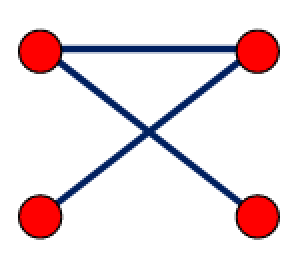
#> input picture TestCases/1.png, 148 x 138 px (shown 2 times larger)
$ python main.py TestCases/1.png
#> lines starting #> are read from the running program, lines starting #| are printed output that depends on the picture; after the words box and inside, x2 and y2 are one past the last pixel; in counts of white or black regions, pixels touching at a corner belong together
### preprocessing.py
import cv2 as cv
import numpy as np

def preprocessingMain(img):
    img = cv.cvtColor(img, cv.COLOR_BGR2GRAY)
    img = cv.resize(img, (1020, 980))
    h,w=img.shape
    bg=np.array([ [img[0,0], img[0,-1]],[img[-1,0],img[-1,-1]] ])
    bg=cv.resize(bg, (w, h))
    img=cv.absdiff(img,bg)
    bw=cv.threshold(img, 40, 255, cv.THRESH_BINARY_INV)[1]
    retval, labels, stats, centroids=cv.connectedComponentsWithStats(bw)
    idx=np.nonzero(stats[:,4]<5000) # select by area
    bw=bw-255*np.isin(labels, idx)
    bw=cv.bitwise_not(np.uint8(bw))
    cv.imwrite("debugPics/0imgAfterPreprocessing.png", bw)
    return bw

# [24 lines left out: functions alternativeGaussianPreprocessing, alternativeOtsuPreprocessing, binarizationTests, not called in this run]

### segmentation.py
import cv2 as cv
import numpy as np

def segmentationMain(img):
    nodes = segmentationNodes(img)
    edges = segmentationEdges(nodes, img)
    matrix = matrixCreate(len(nodes))
    answer = topologyAnalysis(nodes, edges, matrix)
    return answer


def topologyAnalysis(nodes, edges, matrix):
    for edge in edges:
        startPoint = -1
        endPoint = -1

        for i in range(0, len(nodes)):
            center_x = nodes[i][0][0]
            center_y = nodes[i][0][1]
            startPoint_x = edge[0][0] - center_x
            startPoint_y = edge[0][1] - center_y
            #print(i, center_x, center_y, edge[0][0], edge[0][1], start_x, start_y, start_x*start_x + start_y*start_y, nodes[i][1])
            if startPoint_x**2 + startPoint_y**2 <= (nodes[i][1]+35)**2:
                startPoint = i
                break

        for i in range(0, len(nodes)):
            center_x = nodes[i][0][0]
            center_y = nodes[i][0][1]
            endPoint_x = edge[1][0] - center_x
            endPoint_y = edge[1][1] - center_y
            if endPoint_x**2 + endPoint_y**2 <= (nodes[i][1]+35)**2:
                endPoint = i
                break

        #print(endPoint, startPoint)
        # if endPoint == 0 or startPoint == 0:
        #     cv.line(segmentatedEdge,(edge[0][0], edge[0][1]),(edge[1][0],edge[][1]),(0,255,0),2)

        if endPoint == -1 or startPoint == -1:
            continue
        matrix[startPoint][endPoint] = 1
        matrix[endPoint][startPoint] = 1
    return matrix


def segmentationNodes(img):
    kernel = np.ones((3,3),np.uint8)
    segmentatedNode = img
    img2 = img
    segmentatedNode = cv.erode(segmentatedNode,kernel,iterations = 25)
    segmentatedNode = cv.dilate(segmentatedNode,kernel,iterations = 25)
    cv.imwrite("debugPics/1segmentatedNode.png", segmentatedNode)
    contours, hierarchy = cv.findContours(segmentatedNode, cv.RETR_TREE, cv.CHAIN_APPROX_SIMPLE)
    nodes = []
    num = 0
    for cnt in contours:
        (x,y),radius = cv.minEnclosingCircle(cnt)
        center = (int(x), int(y))
        radius = int(radius)
        nodes.append([center, radius])
        cv.putText(img2, str(num), center, cv.FONT_HERSHEY_SIMPLEX, 1, (0,0,0), 3)
        num+=1
    #print(nodes)
    cv.imwrite("debugPics/2numbersImage.png", img2)
    return nodes


def segmentationEdges(nodes, img):
    segmentatedEdge = img
    segmentatedEdgeColour = cv.cvtColor(segmentatedEdge, cv.COLOR_BGR2RGB)

    for node in nodes:
        cv.circle(segmentatedEdge, node[0], node[1]+5, (0,0,0), -1)
    cv.imwrite("debugPics/3segmentatedEdge.png", segmentatedEdge)

    #segmentatedEdge = cv.Canny(segmentatedEdge, 50, 150, apertureSize=3)
    lines = cv.HoughLinesP(
            segmentatedEdge, # Input edge image
            2, # Distance resolution in pixels
            np.pi/360, # Angle resolution in radians
            threshold=100, # Min number of votes for valid line
            minLineLength=30, # Min allowed length of line
            maxLineGap=50 # Max allowed gap between line for joining them
            )
    edges = []

    for points in lines:
        x1,y1,x2,y2=points[0]
        edges.append([(x1,y1), (x2,y2)])
        cv.line(segmentatedEdgeColour,(x1,y1),(x2,y2),(0,255,0),2)
    cv.imwrite("debugPics/4linesDrawed.png", segmentatedEdgeColour)

    #print(edges)
    return edges


def matrixCreate(x):
    matrix = []
    for i in range(x):
        matrix.append([])
        for j in range(x):
            matrix[i].append(0)
    return matrix

### postprocessing.py
def postprocessingMain(matrix):
    writed = f"{len(matrix)} \n"
    for i in matrix:
        for j in i:
            writed += f"{j}, "
        writed = writed[:-2]
        writed += "\n"
    with open("graph.out", "w") as text:
        text.write(writed)
    return 1

### consoleStuff.py
import argparse
def argsMain():
    parser = argparse.ArgumentParser(
                    prog = 'Optical Graph Recognition',
                    description = 'University project of Hermann \
                    Nestermann that allows recognite graphs from visual to matrix',
                    epilog = '_/ bottom of help \_')
    parser.add_argument('filename', help = "Filename, nothing more")
    return parser

### main.py
import argparse
import cv2 as cv
import numpy as np
import matplotlib.pyplot as plt
import preprocessing as prp
import segmentation as sgn
import postprocessing as psp
import consoleStuff


def debug():
    prp.binarizationTests(["TestCases/1.png", "TestCases/2.png", "TestCases/3.png", "TestCases/4.png", "TestCases/5.png"])

def main():
    parser = consoleStuff.argsMain()
    args = parser.parse_args()
    filename = args.filename
    image = cv.imread(filename)
#> image is the input picture: shape (138, 148, 3); mean B, G, R 227.4, 224, 238.2
    if image is None:
        print("Error: no such file or directory")
        return -1
    image = prp.preprocessingMain(image)
#> in preprocessingMain, `img = cv.resize(img, (1020, 980))`:
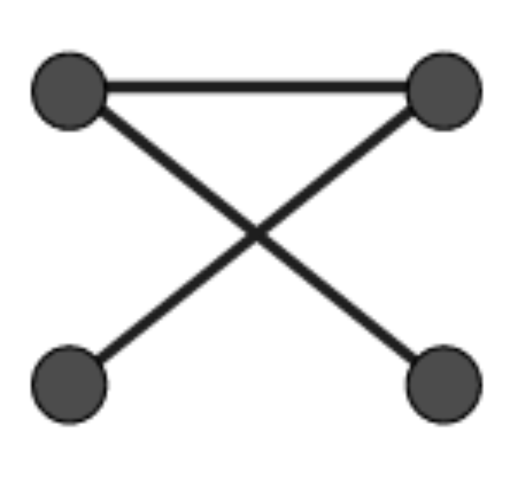
#> img: shape (980, 1020) (shown at 1/2 size); min 0, max 255, mean 228.6
#> in preprocessingMain, `bg=np.array([ [img[0,0], img[0,-1]],[img[-1,0],img[-1,-1]] ])`: bg = [[255, 255], [255, 255]]
#> in preprocessingMain, `bg=cv.resize(bg, (w, h))`: bg: shape (980, 1020); every value is 255
#> in preprocessingMain, `bw=cv.threshold(img, 40, 255, cv.THRESH_BINARY_INV)[1]`:
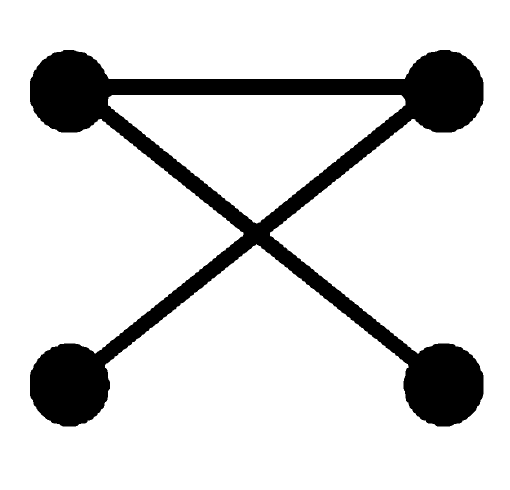
#> bw: shape (980, 1020) (shown at 1/2 size); 85.1% white; 1 black region, box (x1, y1, x2, y2) and area: (60, 100, 967, 853) 148761
#> in preprocessingMain, `retval, labels, stats, centroids=cv.connectedComponentsWithStats(bw)`:
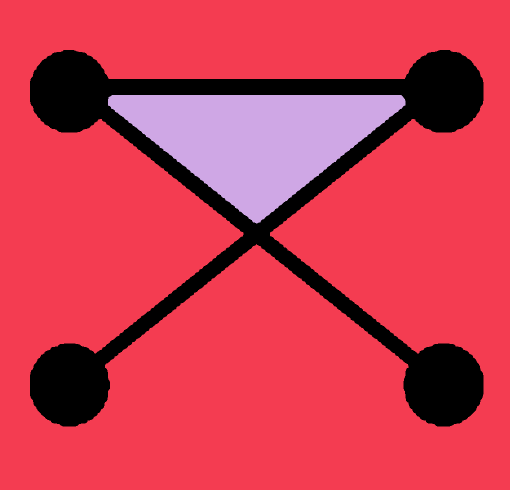
#> labels: shape (980, 1020) int32 (shown at 1/2 size); 3 distinct labels, from 0 to 2; one colour per label, 0 black
#> in preprocessingMain, `retval, labels, stats, centroids=cv.connectedComponentsWithStats(bw)`: retval = 3; stats = [[60, 100, 907, 753, 148761], [0, 0, 1020, 980, 767809], [216, 190, 595, 257, 83030]]; centroids = [[512.9, 435.3], [508.5, 523.1], [512.7, 276.4]]
#> in preprocessingMain, `idx=np.nonzero(stats[:,4]<5000)`: idx = (empty array,)
    matrix = sgn.segmentationMain(image)
#> in segmentationNodes, `segmentatedNode = cv.erode(segmentatedNode,kernel,iterations = 25)`: segmentatedNode: shape (980, 1020); 3% white; 4 white regions, box (x1, y1, x2, y2) and area: (87, 129, 191, 236) 7514, (836, 129, 940, 236) 7494, (86, 718, 191, 822) 7480, (836, 718, 940, 822) 7463
#> in segmentationNodes, `segmentatedNode = cv.dilate(segmentatedNode,kernel,iterations = 25)`:
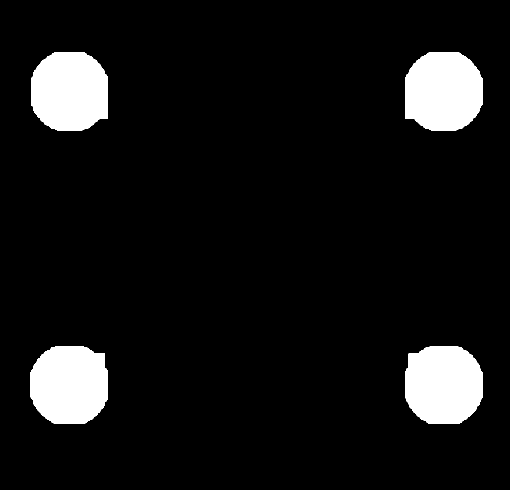
#> segmentatedNode: shape (980, 1020) (shown at 1/2 size); 8.2% white; 4 white regions
#> in segmentationNodes, `contours, hierarchy = cv.findContours(segmentatedNode, cv.RETR_TREE, c..`: contours = 4 contours; box (x1, y1, x2, y2) and area: (62, 104, 216, 261) 20313, (811, 104, 965, 261) 20296, (61, 693, 216, 847) 20180, (811, 693, 965, 847) 20114
#> the loop in segmentationNodes, `for cnt in contours:` made 4 passes
#> (x, y, center) on passes 1 to 4: (881.2, 766.9, (881, 766)), (144.7, 767, (144, 767)), (881.4, 184.7, (881, 184)), (144.8, 184.3, (144, 184))
#> after the loop in segmentationNodes, `for cnt in contours:`:
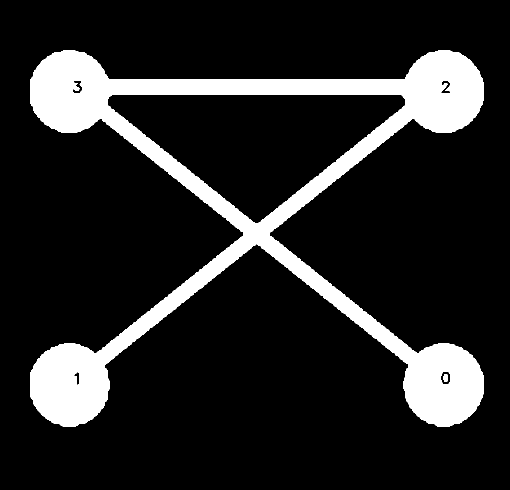
#> img2: shape (980, 1020) (shown at 1/2 size); 14.8% white; 2 white regions, box (x1, y1, x2, y2) and area: (60, 100, 967, 853) 147712, (887, 748, 896, 764) 120
#> after the loop in segmentationNodes, `for cnt in contours:`: nodes = [[(881, 766), 87], [(144, 767), 87], [(881, 184), 87], [(144, 184), 87]]; num = 4
#> the loop in segmentationEdges, `for node in nodes:` made 4 passes
#> node on passes 1 to 4: [(881, 766), 87], [(144, 767), 87], [(881, 184), 87], [(144, 184), 87]
#> after the loop in segmentationEdges, `for node in nodes:`:
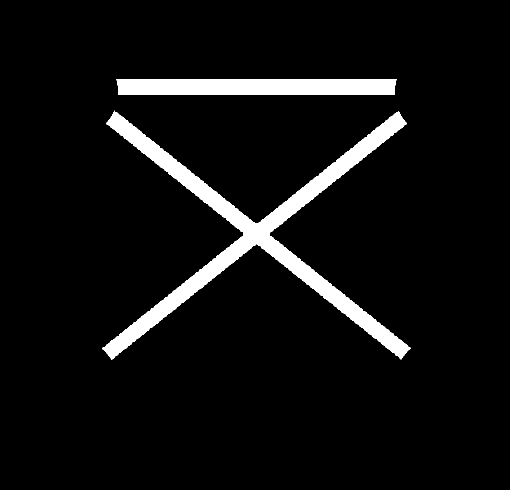
#> segmentatedEdge: shape (980, 1020) (shown at 1/2 size); 6.2% white; 2 white regions, box (x1, y1, x2, y2) and area: (204, 221, 822, 719) 44564, (233, 158, 793, 190) 17772
#> in segmentationEdges, `lines = cv.HoughLinesP( segmentatedEdge,`: lines = 93 rows, first 6: [205, 697, 798, 226], [225, 229, 812, 704], [207, 699, 803, 233], [236, 180, 789, 180], [208, 700, 807, 240], [234, 163, 791, 163]
#> the loop in segmentationEdges, `for points in lines:` made 93 passes
#> (x1, y1, x2, y2) on passes 1 to 12: (205, 697, 798, 226), (225, 229, 812, 704), (207, 699, 803, 233), (236, 180, 789, 180), (208, 700, 807, 240), (234, 163, 791, 163), (233, 159, 792, 159), (236, 189, 789, 189), (220, 713, 810, 244), (204, 697, 798, 224), (221, 716, 812, 246), (214, 707, 809, 242)
#> after the loop in segmentationEdges, `for points in lines:`:
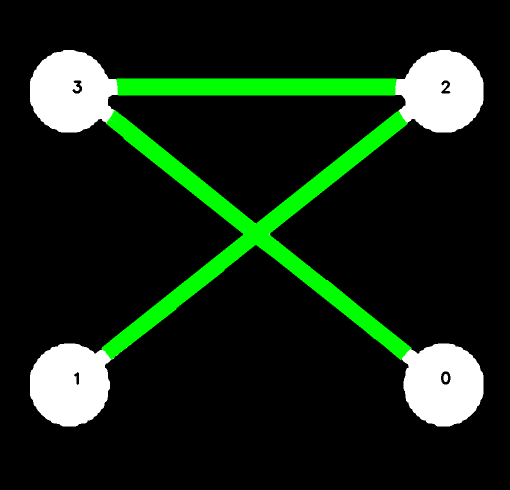
#> segmentatedEdgeColour: shape (980, 1020, 3) (shown at 1/2 size); mean R, G, B 21.8, 39, 21.8
#> after the loop in segmentationEdges, `for points in lines:`: edges = 93 items
#> in segmentationMain, `matrix = matrixCreate(len(nodes))`: matrix = [[0, 0, 0, 0], [0, 0, 0, 0], [0, 0, 0, 0], [0, 0, 0, 0]]
#> the loop in topologyAnalysis, `for edge in edges:` made 93 passes
#> after the loop in topologyAnalysis, `for edge in edges:`: matrix = [[0, 0, 0, 1], [0, 0, 1, 0], [0, 1, 0, 1], [1, 0, 1, 0]]
#> in segmentationMain, `answer = topologyAnalysis(nodes, edges, matrix)`: answer has the same summary as matrix in topologyAnalysis
    print(matrix)
#| [[0, 0, 0, 1], [0, 0, 1, 0], [0, 1, 0, 1], [1, 0, 1, 0]]
    psp.postprocessingMain(matrix)
#> the loop in postprocessingMain, `for i in matrix:` made 4 passes
    return 1


if __name__ == "__main__":
    main()
